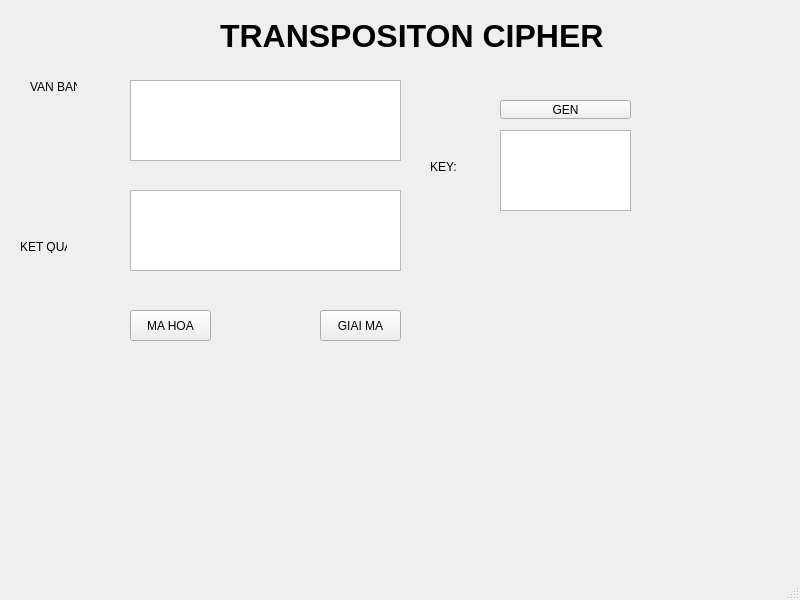
<?xml version="1.0" encoding="UTF-8"?>
<ui version="4.0">
 <class>MainWindow</class>
 <widget class="QMainWindow" name="MainWindow">
  <property name="geometry">
   <rect>
    <x>0</x>
    <y>0</y>
    <width>800</width>
    <height>600</height>
   </rect>
  </property>
  <property name="windowTitle">
   <string>MainWindow</string>
  </property>
  <widget class="QWidget" name="centralwidget">
   <widget class="QLabel" name="label">
    <property name="geometry">
     <rect>
      <x>220</x>
      <y>-50</y>
      <width>431</width>
      <height>171</height>
     </rect>
    </property>
    <property name="font">
     <font>
      <pointsize>24</pointsize>
      <weight>75</weight>
      <bold>true</bold>
     </font>
    </property>
    <property name="text">
     <string>TRANSPOSITON CIPHER</string>
    </property>
   </widget>
   <widget class="QTextBrowser" name="textBrowser">
    <property name="geometry">
     <rect>
      <x>130</x>
      <y>80</y>
      <width>271</width>
      <height>81</height>
     </rect>
    </property>
   </widget>
   <widget class="QLabel" name="label_2">
    <property name="geometry">
     <rect>
      <x>30</x>
      <y>80</y>
      <width>47</width>
      <height>13</height>
     </rect>
    </property>
    <property name="text">
     <string>VAN BAN</string>
    </property>
   </widget>
   <widget class="QLabel" name="label_3">
    <property name="geometry">
     <rect>
      <x>30</x>
      <y>210</y>
      <width>47</width>
      <height>13</height>
     </rect>
    </property>
    <property name="text">
     <string/>
    </property>
   </widget>
   <widget class="QLabel" name="label_4">
    <property name="geometry">
     <rect>
      <x>430</x>
      <y>160</y>
      <width>47</width>
      <height>13</height>
     </rect>
    </property>
    <property name="text">
     <string>KEY:</string>
    </property>
   </widget>
   <widget class="QTextBrowser" name="textBrowser_2">
    <property name="geometry">
     <rect>
      <x>130</x>
      <y>190</y>
      <width>271</width>
      <height>81</height>
     </rect>
    </property>
   </widget>
   <widget class="QTextBrowser" name="textBrowser_3">
    <property name="geometry">
     <rect>
      <x>500</x>
      <y>130</y>
      <width>131</width>
      <height>81</height>
     </rect>
    </property>
   </widget>
   <widget class="QLabel" name="label_5">
    <property name="geometry">
     <rect>
      <x>20</x>
      <y>240</y>
      <width>47</width>
      <height>13</height>
     </rect>
    </property>
    <property name="text">
     <string>KET QUA</string>
    </property>
   </widget>
   <widget class="QToolButton" name="toolButton">
    <property name="geometry">
     <rect>
      <x>130</x>
      <y>310</y>
      <width>81</width>
      <height>31</height>
     </rect>
    </property>
    <property name="text">
     <string>MA HOA</string>
    </property>
   </widget>
   <widget class="QToolButton" name="toolButton_2">
    <property name="geometry">
     <rect>
      <x>320</x>
      <y>310</y>
      <width>81</width>
      <height>31</height>
     </rect>
    </property>
    <property name="text">
     <string>GIAI MA</string>
    </property>
   </widget>
   <widget class="QToolButton" name="toolButton_3">
    <property name="geometry">
     <rect>
      <x>500</x>
      <y>100</y>
      <width>131</width>
      <height>19</height>
     </rect>
    </property>
    <property name="text">
     <string>GEN</string>
    </property>
   </widget>
  </widget>
  <widget class="QMenuBar" name="menubar">
   <property name="geometry">
    <rect>
     <x>0</x>
     <y>0</y>
     <width>800</width>
     <height>21</height>
    </rect>
   </property>
  </widget>
  <widget class="QStatusBar" name="statusbar"/>
 </widget>
 <resources/>
 <connections/>
</ui>
